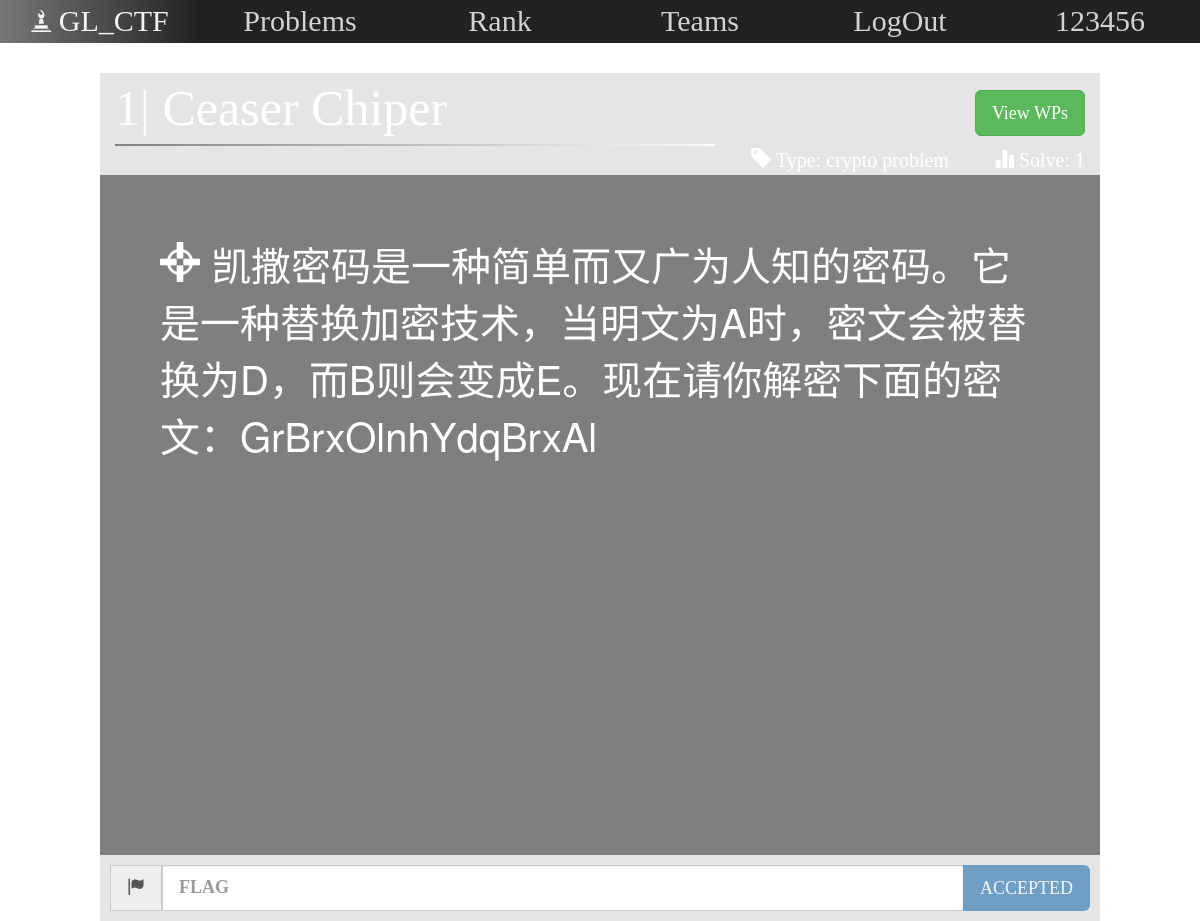
Screenshot of /problem/?id=1 (signed in) with the database file from the repository.
### CTFweb/models.py (models this page shows, shortened)
class User(models.Model):
    username = models.CharField(max_length=10, unique=True)
    password = models.CharField(max_length=10)
    stu_id = models.CharField(max_length=10, unique=True)
    scores = models.IntegerField(default=0)
    answers = models.IntegerField(default=0)
    web = models.IntegerField(default=0)
    misc = models.IntegerField(default=0)
    pwn = models.IntegerField(default=0)
    crypto = models.IntegerField(default=0)
    reverse = models.IntegerField(default=0)
    team = models.ForeignKey(Team, on_delete=models.SET_NULL, null=True)
    c_time = models.DateTimeField(auto_now_add=True)
    motto = models.CharField(max_length=255, default="I'm lazy so here's no motto.")
    class Meta:
        ordering = ['-scores']
        verbose_name = '用户'
        verbose_name_plural = '用户'

class Problem(models.Model):
    PROBLEM_TYPE = (
        (1, 'web problem'),
        (2, 'misc problem'),
        (3, 'pwn problem'),
        (4, 'crypto problem'),
        (5, 'reverse problem'),
    )
    title = models.CharField(max_length=50)
    text = models.CharField(max_length=255)
    type = models.IntegerField(choices=PROBLEM_TYPE)
    answer = models.CharField(max_length=255)
    uploader = models.CharField(max_length=20, default='original')
    scores = models.IntegerField(default=0)
    address = models.CharField(max_length=255, default='')
    answered_user_number = models.IntegerField(default=0)
    answered_user = models.ManyToManyField(User, through='Answer_Ship')
    answered_team = models.ManyToManyField(Team, through='Problem_Team_Ship')
    class Meta:
        ordering = ['id']
        verbose_name = '题目'
        verbose_name_plural = '题目'

### CTFweb/views.py (the view)
# urls.py: url(r'^problem/$', views.problem),
def problem(request):
    login_name = ''
    is_answered = 0
    if request.session.get('id'):
        user = models.User.objects.get(id=request.session.get('id'))
        login_name = user.username
    if request.method == 'GET':
        pro_id = request.GET.get('id')
        problem = models.Problem.objects.get(id=pro_id)
        if login_name:
            user = models.User.objects.get(id=request.session.get('id'))
            is_answered = models.Answer_Ship.objects.filter(user=user, problem=problem).exists()
            return render(request, 'Template_Prob.html', locals())
        return render(request, 'Template_Prob.html', locals())

### templates/Template_Prob.html (shortened to what this page needs)
<!DOCTYPE html>
<html lang="zh-CN">
<head>
		<link rel="stylesheet" href="css/jquery.fullPage.css">
		<link rel="stylesheet" href="https://cdn.staticfile.org/twitter-bootstrap/3.3.7/css/bootstrap.min.css">
</head>
<body>
		<div class="container-fluid">
				<div id="bar" class="row">
                    <div id="logo" class="col-md-2 col-sm-2 col-lg-2">
						<span class="glyphicon glyphicon-bishop" style="font-size: 20px;"></span>
						GL_CTF
					</div>
					<div id="problems" class="col-md-2 col-sm-2 col-lg-2 normal">
						<span>
							Problems
						</span>
					</div>
					<div id="rank" class="col-md-2 col-sm-2 col-lg-2 normal">
						<span>
							Rank
						</span>
					</div>
					<div id="teams" class="col-md-2 col-sm-2 col-lg-2 normal">
						<span>
							Teams
						</span>
					</div>
					<div  id="login" class="col-md-2 col-sm-2 col-lg-2 normal">
						<span>
							{% if login_name %}
                                LogOut
                            {% else %}
                                LogIn
                            {% endif %}
						</span>
					</div>
					<div id="register" class="col-md-2 col-sm-2 col-lg-2 normal">
						<span>
							{% if login_name %}
                                {{login_name}}
                            {% else %}
                                Register
                            {% endif %}
						</span>
					</div>
				</div>
				<div class="row">
				<div class="col-md-offset-1 col-lg-offset-1 col-sm-offset-1 col-md-10 col-sm-10 col-lg-10" id="title">
					{{ problem.id }}| {{ problem.title }}
                    <span class="pull-right">
						<button class="btn btn-success btn-lg" id="towp">View WPs</button>
					</span>
					<div id="gap"></div>
					<div id="solve">
						<span>
							<span class="glyphicon glyphicon-tag"></span>
							Type: {{ problem.get_type_display }}
						</span>
						<span class="glyphicon glyphicon-stats"></span>
						Solve: {{ problem.answered_user_number }}
					</div>
				</div>
				<div class="col-md-offset-1 col-lg-offset-1 col-sm-offset-1 col-md-10 col-sm-10 col-lg-10" id="content">
					<span class="glyphicon glyphicon-screenshot"></span>
					{{ problem.text }}
				</div>
				<div class="col-md-offset-1 col-lg-offset-1 col-sm-offset-1 col-md-10 col-sm-10 col-lg-10" id="flag">
						<div class="input-group input-group-lg">
						  <span class="input-group-addon" id="sizing-addon1">
							  <span class="glyphicon glyphicon-flag"></span>
						  </span>
						  <input type="text" class="form-control" placeholder="FLAG" aria-describedby="sizing-addon1" id="flag_ip">
                            {% if login_name == '' %}
						        <span class="input-group-btn">
						           <button class="btn bg-primary btn-lg disabled">Log In First</button>
                                </span>
                            {% elif is_answered %}
                                <span class="input-group-btn">
						            <button class="btn bg-primary btn-lg disabled">ACCEPTED</button>
						        </span>
                            {% else %}
                                <span class="input-group-btn">
						            <button class="btn bg-primary btn-lg" id="submit">Submit!</button>
						        </span>
                            {% endif %}
						</div>
				</div>
			</div>
		</div>
</body>
</html>

### templates/Template_Prob.html (style rules this page uses)
body { background-image: url(../static/images/Template_Pro.jpg); background-size: cover; opacity: 50; }
#bar { background-color: #222222; margin-bottom: 30px; }
.normal { color: lightgray; font-size: 30px; font-family: "Italic"; text-align: center; border-right: lightgray; }
#title { font-family: "Italic"; font-size: 50px; height: 200%; background-color: rgba(0, 0, 0, 0.1); text-align: left; color: white; }
#gap { border-bottom: 2px solid #00BFFF; border-image: linear-gradient(to right,gray, white) 10 10; width: 600px; height: 2px; }
#solve { font-family: "Italic"; font-size: 20px; text-align: right; }
#content { font-size: 40px; padding: 60px; height: 680px; background-color: rgba(0, 0, 0, 0.5); color: white; }
#flag { background-color: rgba(0, 0, 0, 0.1); font-size: 2px; padding: 10px; font-family: "Italic"; font-weight: bolder; }
#logo { font-family: "Calibri (正文)"; font-size: 30px; color: whitesmoke; text-align: center; background-color: black; background-image: linear-gradient(to right, #777777, #222222); }

### rows the page displays
User: username "123456"
Problem: id "1", title "Ceaser Chiper", type "crypto problem", answered_user_number "1", text "凯撒密码是一种简单而又广为人知的密码。它是一种替换加密技术，当明文为A时，密文会被替换为D，而B则会变成E。现在请你解密下面的密文：GrBrxOlnhYdqBrxAl"
